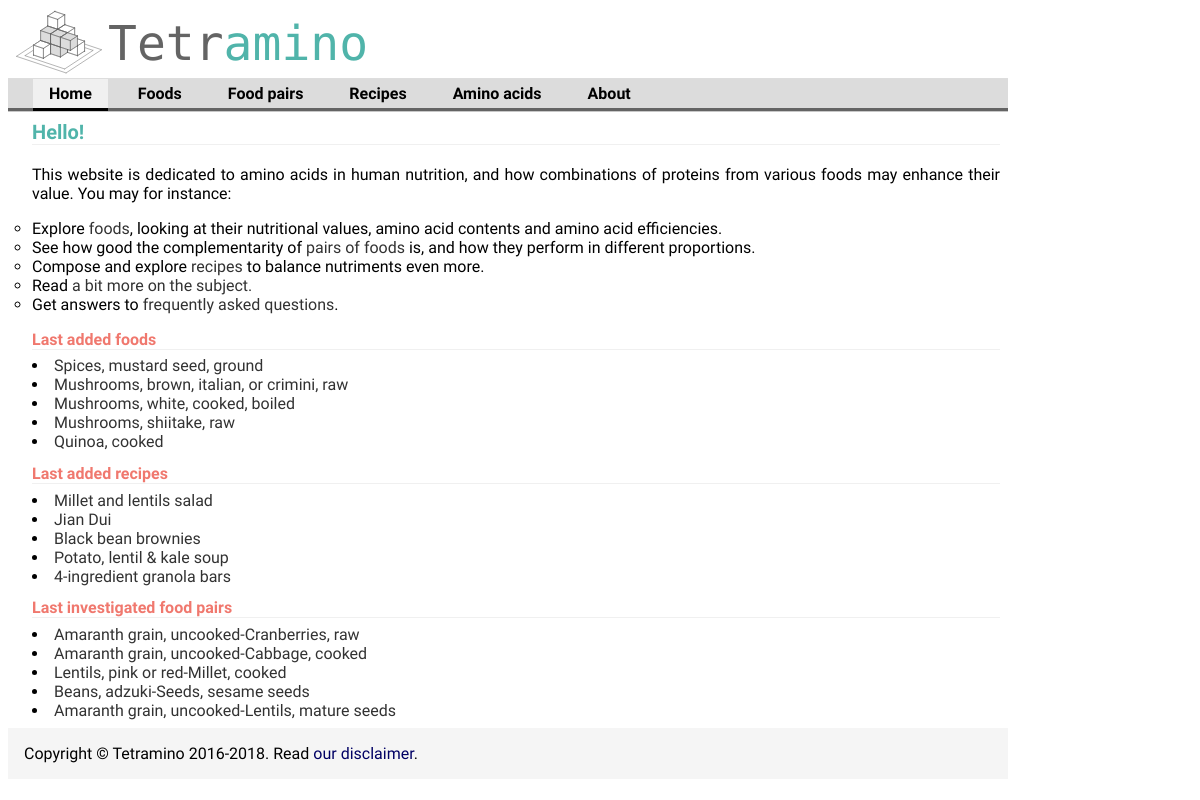
Before: / with the older database file.
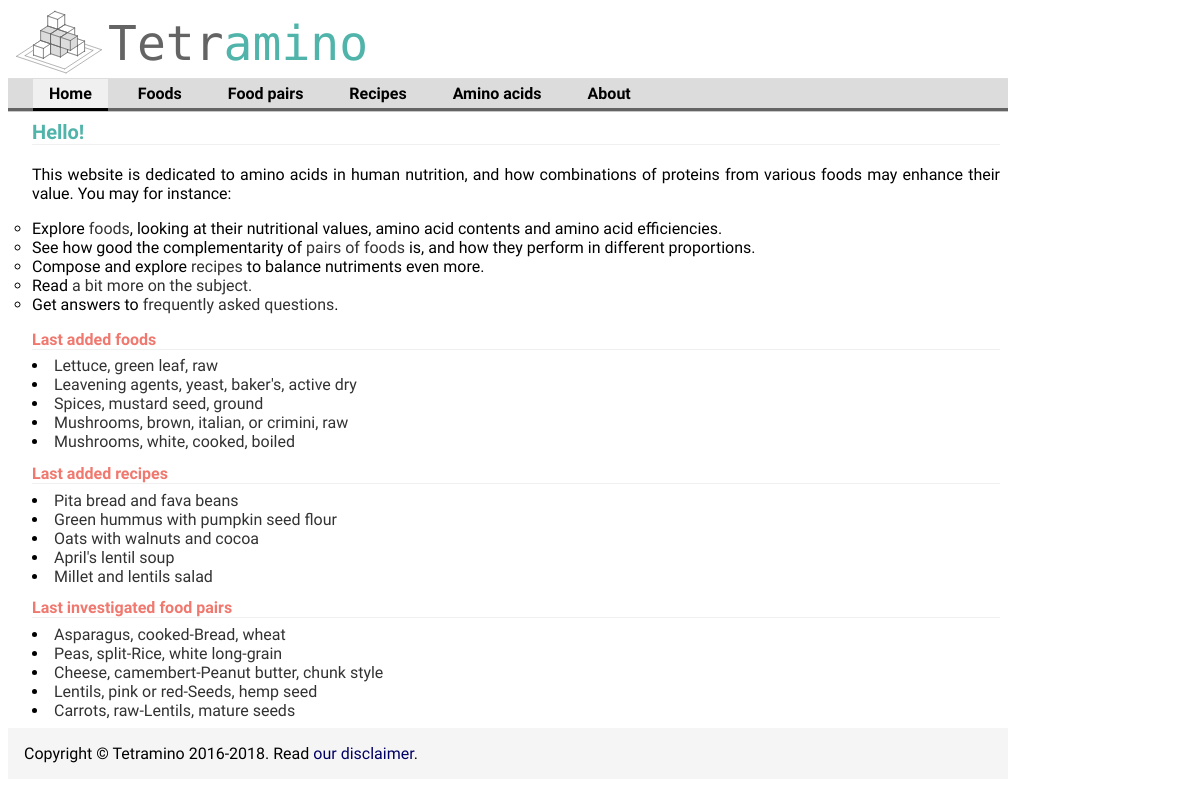
After: the same page with the newer database file.
### aminoApp/models.py (models this page shows, shortened)
class Food(models.Model):
    food_name = models.CharField(max_length=200)
    pub_date = models.DateTimeField('date added', null=True, blank=True,auto_now_add=True) #models.DateTimeField('date published',null=timezone.now())
    food_category = models.IntegerField(null=True)
    food_dbid = models.IntegerField(default=0)
    nutritional_value = models.ForeignKey('NutritionalValue', on_delete=models.CASCADE,null=True)
    efficiency = models.FloatField(null=True)
    aa_score = models.TextField(null=True, blank=True)
    food_description = models.TextField(null=True, blank=True)
    picture_file = models.CharField(max_length=200, null=True, blank=True)
    def getNameWithoutSaltInfo(self):
        unneededInfo = [', without salt',', solids and liquids',', drained']
        foodName = self.food_name
        for unneededStr in unneededInfo:
            foodName = foodName.replace(unneededStr,'')
        return foodName
    class Meta:
        ordering = ['food_name']

class Recipe(models.Model):
    title = models.CharField(max_length=255)
    description = models.TextField(null=True, blank=True)
    category = models.CharField(max_length=20, null=True, blank=True) # or a choice
    link = models.CharField(max_length=80, null=True, blank=True)
    date_added = models.DateTimeField('date added', null=True, blank=True,auto_now_add=True)
    efficiency = models.FloatField(null=True)
    aa_score = models.FloatField(null=True, blank=True)

class FoodPair(models.Model):
    foodOneId = models.IntegerField()
    foodTwoId = models.IntegerField() #models.ForeignKey(Food)
    pair_name = models.CharField(max_length=30, null=True)
    bestEfficiency = models.FloatField(null=True)
    bestProportion = models.FloatField(null=True)
    angleAbsolute = models.FloatField(null=True)
    angleIncomplete = models.FloatField(null=True)

### aminoApp/views.py (the view)
# urls.py: url(r'^$', views.IndexView.as_view(), name='index'),
class IndexView(generic.ListView):
    template_name = 'aminoApp/index.html'
    context_object_name = 'latest_food_list'
    def get_queryset(self):
        return Food.objects.filter(
            pub_date__lte=timezone.now()
        ).order_by('-pub_date')[:5]
    def get_context_data(self, *args, **kwargs):
        context = super(IndexView, self).get_context_data(*args, **kwargs)
        context['lastest_recipe_list'] = Recipe.objects.order_by('-date_added')[:5]
        context['lastest_pair_list'] = FoodPair.objects.order_by('-pk')[:5]
        return context

### aminoApp/templates/aminoApp/index.html (shortened to what this page needs)
{% extends "aminoApp/base.html" %}
{% block section %}section-home{% endblock %}
{% block content %}
<h1>
   Hello!
</h1>
<p>This website is dedicated to amino acids in human nutrition, and how combinations of proteins from various foods may enhance their value.
You may for instance:
    <ul>
        <li>Explore <a href="/list-foods/">foods</a>, looking at their nutritional values, amino acid contents and amino acid efficiencies.</li>
        <li>See how good the complementarity of <a href="/choose-pair/">pairs of foods</a> is, and how they perform in different proportions.</li>
        <li>Compose and explore <a href="/recipe-list/">recipes</a> to balance nutriments even more.</li>
        <li>Read <a href="/about/">a bit more on the subject.</a></li>
        <li>Get answers to <a href="/questions-answers-themes/">frequently asked questions</a>.</li>
    </ul>
</p>
<div>
    <h2>Last added foods</h2>
    {% for food in object_list %}
        <li><a href="/showFood/{{ food.food_dbid }}">{{ food.getNameWithoutSaltInfo }}</a></li>
    {% empty %}
        <li>No food.</li>
    {% endfor %}
</div>
<div>
    <h2>Last added recipes</h2>
    {% for recipe in lastest_recipe_list %}
        <li><a href="/showRecipe/{{ recipe.pk}}">{{ recipe.title }}</a></li>
    {% empty %}
        <li>No recipe.</li>
    {% endfor %}
</div>
<div>
    <h2>Last investigated food pairs</h2>
    {% for pair in lastest_pair_list %}
        <li><a href="/inspectLoadedFoodPair/{{ pair.pk}}">{{ pair.pair_name }}</a></li>
    {% empty %}
        <li>No food pair.</li>
    {% endfor %}
</div>
{% endblock %}

Changed rows visible on the page:
no longer on this page (row unchanged): Food: getNameWithoutSaltInfo "Mushrooms, shiitake, raw"
no longer on this page (row unchanged): Food: getNameWithoutSaltInfo "Quinoa, cooked"
no longer on this page (row unchanged): Recipe: title "Jian Dui"
no longer on this page (row unchanged): Recipe: title "Black bean brownies"
no longer on this page (row unchanged): Recipe: title "Potato, lentil & kale soup"
no longer on this page (row unchanged): Recipe: title "4-ingredient granola bars"
no longer on this page (row unchanged): FoodPair: pair_name "Amaranth grain, uncooked-Cranberries, raw"
no longer on this page (row unchanged): FoodPair: pair_name "Amaranth grain, uncooked-Cabbage, cooked"
no longer on this page (row unchanged): FoodPair: pair_name "Lentils, pink or red-Millet, cooked"
no longer on this page (row unchanged): FoodPair: pair_name "Beans, adzuki-Seeds, sesame seeds"
no longer on this page (row unchanged): FoodPair: pair_name "Amaranth grain, uncooked-Lentils, mature seeds"
added Food: getNameWithoutSaltInfo "Lettuce, green leaf, raw"
added Food: getNameWithoutSaltInfo "Leavening agents, yeast, baker's, active dry"
added Recipe: title "Pita bread and fava beans"
added Recipe: title "Green hummus with pumpkin seed flour"
added Recipe: title "Oats with walnuts and cocoa"
added Recipe: title "April's lentil soup"
added FoodPair: pair_name "Asparagus, cooked-Bread, wheat"
added FoodPair: pair_name "Peas, split-Rice, white long-grain"
added FoodPair: pair_name "Cheese, camembert-Peanut butter, chunk style"
added FoodPair: pair_name "Lentils, pink or red-Seeds, hemp seed"
added FoodPair: pair_name "Carrots, raw-Lentils, mature seeds"
